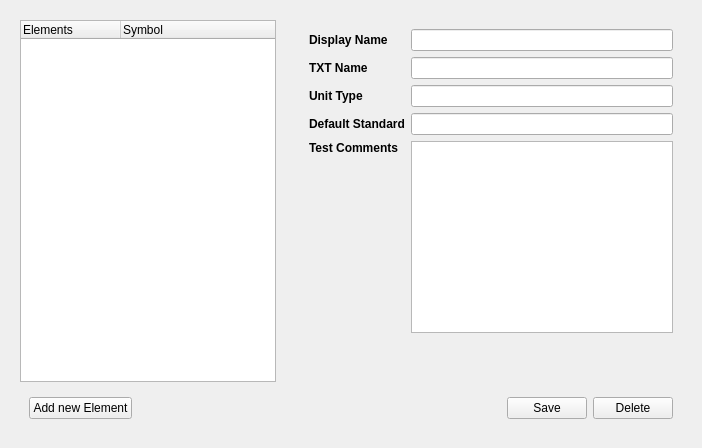
                <widget class="QWidget" name="tab_3">
                 <attribute name="title">
                  <string>Page</string>
                 </attribute>
                 <layout class="QHBoxLayout" name="horizontalLayout_12">
                  <item>
                   <widget class="QWidget" name="widget" native="true">
                    <layout class="QVBoxLayout" name="verticalLayout_4">
                     <item>
                      <widget class="QTreeWidget" name="treeWidget">
                       <column>
                        <property name="text">
                         <string>Elements</string>
                        </property>
                       </column>
                       <column>
                        <property name="text">
                         <string>Symbol</string>
                        </property>
                       </column>
                      </widget>
                     </item>
                     <item>
                      <widget class="QWidget" name="widget_12" native="true">
                       <layout class="QHBoxLayout" name="horizontalLayout_14">
                        <item>
                         <widget class="QPushButton" name="pushButton_5">
                          <property name="minimumSize">
                           <size>
                            <width>102</width>
                            <height>0</height>
                           </size>
                          </property>
                          <property name="text">
                           <string>Add new Element</string>
                          </property>
                         </widget>
                        </item>
                        <item>
                         <spacer name="horizontalSpacer_11">
                          <property name="orientation">
                           <enum>Qt::Horizontal</enum>
                          </property>
                          <property name="sizeHint" stdset="0">
                           <size>
                            <width>40</width>
                            <height>20</height>
                           </size>
                          </property>
                         </spacer>
                        </item>
                       </layout>
                      </widget>
                     </item>
                    </layout>
                   </widget>
                  </item>
                  <item>
                   <widget class="QWidget" name="widget_8" native="true">
                    <property name="minimumSize">
                     <size>
                      <width>400</width>
                      <height>0</height>
                     </size>
                    </property>
                    <layout class="QVBoxLayout" name="verticalLayout_3">
                     <item>
                      <widget class="QWidget" name="chmTestDisplayWidget_2" native="true">
                       <property name="maximumSize">
                        <size>
                         <width>16777215</width>
                         <height>16777215</height>
                        </size>
                       </property>
                       <property name="styleSheet">
                        <string notr="true"/>
                       </property>
                       <layout class="QGridLayout" name="gridLayout_18">
                        <item row="2" column="0">
                         <widget class="QLabel" name="label_91">
                          <property name="font">
                           <font>
                            <weight>75</weight>
                            <bold>true</bold>
                           </font>
                          </property>
                          <property name="text">
                           <string>Unit Type </string>
                          </property>
                         </widget>
                        </item>
                        <item row="2" column="1">
                         <widget class="QLineEdit" name="gcmsUnitType_3"/>
                        </item>
                        <item row="3" column="0">
                         <widget class="QLabel" name="label_90">
                          <property name="font">
                           <font>
                            <weight>75</weight>
                            <bold>true</bold>
                           </font>
                          </property>
                          <property name="text">
                           <string>Default Standard</string>
                          </property>
                         </widget>
                        </item>
                        <item row="0" column="1">
                         <widget class="QLineEdit" name="gcmsDisplayName_3"/>
                        </item>
                        <item row="0" column="0">
                         <widget class="QLabel" name="label_92">
                          <property name="font">
                           <font>
                            <weight>75</weight>
                            <bold>true</bold>
                           </font>
                          </property>
                          <property name="text">
                           <string>Display Name</string>
                          </property>
                         </widget>
                        </item>
                        <item row="3" column="1">
                         <widget class="QLineEdit" name="gcmsRefValue_3"/>
                        </item>
                        <item row="1" column="0">
                         <widget class="QLabel" name="label_93">
                          <property name="font">
                           <font>
                            <weight>75</weight>
                            <bold>true</bold>
                           </font>
                          </property>
                          <property name="text">
                           <string>TXT Name</string>
                          </property>
                         </widget>
                        </item>
                        <item row="5" column="1">
                         <widget class="QTextEdit" name="gcmsComment_3">
                          <property name="maximumSize">
                           <size>
                            <width>16777215</width>
                            <height>200</height>
                           </size>
                          </property>
                         </widget>
                        </item>
                        <item row="1" column="1">
                         <widget class="QLineEdit" name="gcmsTxtName_3"/>
                        </item>
                        <item row="5" column="0" alignment="Qt::AlignTop">
                         <widget class="QLabel" name="label_94">
                          <property name="font">
                           <font>
                            <weight>75</weight>
                            <bold>true</bold>
                           </font>
                          </property>
                          <property name="text">
                           <string>Test Comments </string>
                          </property>
                         </widget>
                        </item>
                        <item row="6" column="1">
                         <spacer name="verticalSpacer_3">
                          <property name="orientation">
                           <enum>Qt::Vertical</enum>
                          </property>
                          <property name="sizeHint" stdset="0">
                           <size>
                            <width>20</width>
                            <height>40</height>
                           </size>
                          </property>
                         </spacer>
                        </item>
                       </layout>
                      </widget>
                     </item>
                     <item>
                      <widget class="QWidget" name="widget_9" native="true">
                       <layout class="QHBoxLayout" name="horizontalLayout_16">
                        <item>
                         <spacer name="horizontalSpacer_4">
                          <property name="orientation">
                           <enum>Qt::Horizontal</enum>
                          </property>
                          <property name="sizeHint" stdset="0">
                           <size>
                            <width>40</width>
                            <height>20</height>
                           </size>
                          </property>
                         </spacer>
                        </item>
                        <item>
                         <widget class="QPushButton" name="pushButton">
                          <property name="text">
                           <string>Save</string>
                          </property>
                         </widget>
                        </item>
                        <item>
                         <widget class="QPushButton" name="pushButton_4">
                          <property name="text">
                           <string>Delete</string>
                          </property>
                         </widget>
                        </item>
                       </layout>
                      </widget>
                     </item>
                    </layout>
                   </widget>
                  </item>
                 </layout>
                </widget>
